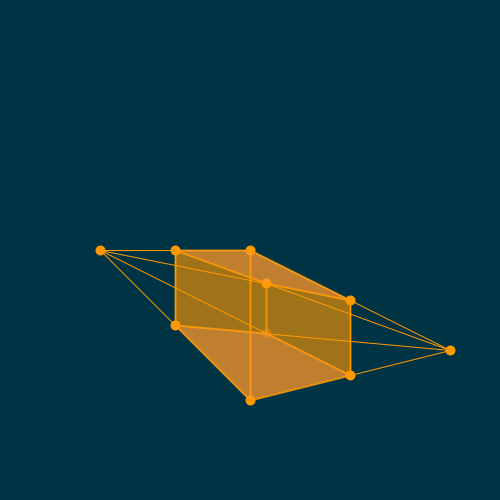
Frame 1 (no input)
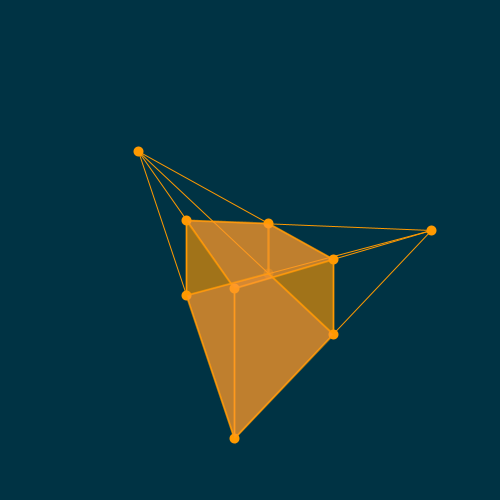
Frame 60 (the mouse pressed at the canvas centre just before this capture)
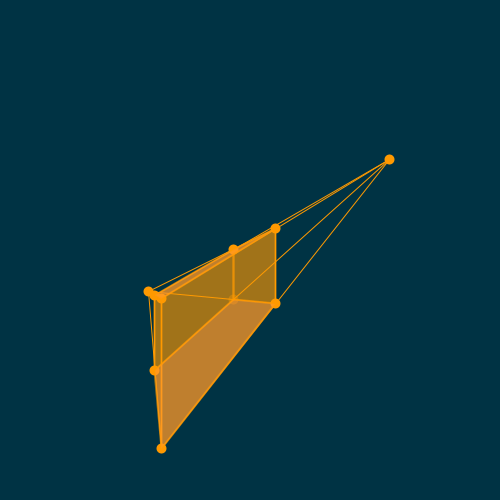
Frame 120 (the mouse held since frame 60 and released just before this capture)

The Processing sketch that drew these frames (run headless with seeded random() and noise(); from frame 60 on, the mouse is pressed at the canvas centre):

// Processing sketch: day_26
// ── day_26.pde
// (c) 2021 Joseph HENRY
// This code is licensed under MIT license (see LICENSE for details)

/**
 * Line class that contains a linear equation y = a * x + b
 * can't be vertical by definition
 */
class Line {
  PVector start, end, p1, p2;
  float a, b;
  
  Line(PVector p1, PVector p2) {
    this.start = p1;
    this.end = p2;
    
    this.a = (p2.y - p1.y) / (p2.x - p1.x);
    this.b = p1.y - p1.x * this.a;
  }
  
  /**
   * Return y coordinate of point at location x
   */
  float getYAt(float x) {
    return this.a * x + this.b;
  }
  
  /**
   * Compute the intersection of two lines
   * Return null if they are parallel
   */
  PVector intersect(Line line) {
    float sub = this.a - line.a;
    if (sub == 0) return null;
    
    float x = (line.b - this.b) / sub;
    float y = this.getYAt(x);
    return new PVector(x, y);
  }
  
  /**
   * Display the line between original end and last points
   */
  void display() {
    line(this.start.x, this.start.y, this.end.x, this.end.y);
  }
}

/**
 * Vertical line class, that is x = j
 */
class VerticalLine {
  float x;
  
  VerticalLine(float x) {
    this.x = x;
  }
  
  /**
   * Compute the intersection with a line
   * Return null otherwise
   */
  PVector intersect(Line line) {
    return new PVector(this.x, line.getYAt(this.x));
  }
  
  /** 
   * Display the vertical line between yMin and yMax
   */
  void display(float yMin, float yMax) {
    line(this.x, yMin, this.x, yMax);
  }
}

/**
 * Return the geometric middle point between two points
 */
PVector getMiddlePoint(PVector p1, PVector p2) {
  return new PVector((p1.x + p2.x) / 2, (p1.y + p2.y) / 2);
}

/**
 * Draw a point from a vector object
 */
void drawVertex(PVector p) {
  point(p.x, p.y);
}

/**
 * Draw a quad given 4 points as vectors
 */
void drawQuad(PVector a, PVector b, PVector c, PVector d) {
  quad(a.x, a.y, b.x, b.y, c.x, c.y, d.x, d.y);
}

class PerspectiveCube {
  PVector vp1, vp2, centerCorner;
  float size;
  
  PerspectiveCube(float x1, float y1, float x2, float y2, float cx, float cy, float size) {
    this.vp1 = new PVector(x1, y1);
    this.vp2 = new PVector(x2, y2);
    this.centerCorner = new PVector(cx, cy);
    this.size = size;
  }
  
  void display() {
    PVector downCorner = PVector.add(this.centerCorner, new PVector(0, this.size));
    
    // Up
    Line vline1Up = new Line(this.vp1, this.centerCorner);
    Line vline2Up = new Line(this.vp2, this.centerCorner);
    
    // Down
    Line vline1Down = new Line(this.vp1, downCorner);
    Line vline2Down = new Line(this.vp2, downCorner);
    
    // Frontal edge
    VerticalLine frontEdge = new VerticalLine(this.centerCorner.x);
    
    PVector leftUpCorner = getMiddlePoint(this.vp1, this.centerCorner);
    VerticalLine leftEdge = new VerticalLine(leftUpCorner.x);
    
    PVector rightUpCorner = getMiddlePoint(this.vp2, this.centerCorner);
    VerticalLine rightEdge = new VerticalLine(rightUpCorner.x);
    
    PVector leftDownCorner = getMiddlePoint(this.vp1, downCorner);
    PVector rightDownCorner = getMiddlePoint(this.vp2, downCorner);  
    
    Line vline1BackUp = new Line(this.vp1, rightUpCorner);
    Line vline2BackUp = new Line(this.vp2, leftUpCorner);
    
    PVector backCornerUp = vline1BackUp.intersect(vline2BackUp);
    
    Line vline1BackDown = new Line(this.vp1, rightDownCorner);
    Line vline2BackDown = new Line(this.vp2, leftDownCorner);
    
    PVector backCornerDown = vline1BackDown.intersect(vline2BackDown);
    VerticalLine backEdge = new VerticalLine(backCornerUp.x);

    stroke(255, 153, 0);
    
    strokeWeight(1);
    leftEdge.display(leftUpCorner.y, leftDownCorner.y);
    rightEdge.display(rightUpCorner.y, rightDownCorner.y);
    
    vline1BackUp.display();
    vline2BackUp.display();
    
    vline1BackDown.display();
    vline2BackDown.display();
    
    vline1Up.display();
    vline2Up.display();
    
    vline1Down.display();
    vline2Down.display();
    
    frontEdge.display(this.centerCorner.y, downCorner.y);
    
    strokeWeight(10);
    drawVertex(leftUpCorner);
    drawVertex(rightUpCorner);
    drawVertex(leftDownCorner);
    drawVertex(rightDownCorner);
    drawVertex(this.vp1);
    drawVertex(this.vp2);
    
    drawVertex(this.centerCorner);
    drawVertex(downCorner);
    
    drawVertex(backCornerUp);
    
    // Display back semi transparent
    stroke(255, 153, 0, 100);
    
    strokeWeight(10);
    drawVertex(backCornerDown);
    
    strokeWeight(2);
    backEdge.display(backCornerUp.y, backCornerDown.y);
    
    fill(255, 153, 0, 100);
    drawQuad(leftUpCorner, backCornerUp, backCornerDown, leftDownCorner);
    drawQuad(rightUpCorner, backCornerUp, backCornerDown, rightDownCorner);
    
    drawQuad(rightUpCorner, this.centerCorner, downCorner, rightDownCorner);
    drawQuad(leftUpCorner, this.centerCorner, downCorner, leftDownCorner);
    
    fill(255, 153, 50, 150);
    drawQuad(this.centerCorner, leftUpCorner, backCornerUp, rightUpCorner);
    drawQuad(downCorner, leftDownCorner, backCornerDown, rightDownCorner);
  }
}

PerspectiveCube cube;
float offset = 0;

void setup() {
  size(500, 500);
  
  cube = new PerspectiveCube(50, 150, width - 50, 150, width / 2, height / 2, 150);
}

void draw() {
  background(#003344);
  
  cube.centerCorner.x = width / 2 + sin(offset / 2) * cos(offset) * 100;
  cube.centerCorner.y = height / 2 + sin(offset / 2) * 50;
  
  cube.vp1.x = 100 + sin(offset / 2) * 50;
  cube.vp2.x = height - 100 + cos(offset / 2) * 50;
  
  cube.vp1.y = height / 2 + sin(-offset) * 100;
  cube.vp2.y = height / 2 + cos(-offset) * 100;
  
  cube.display();
  
  offset += 0.03;
}
